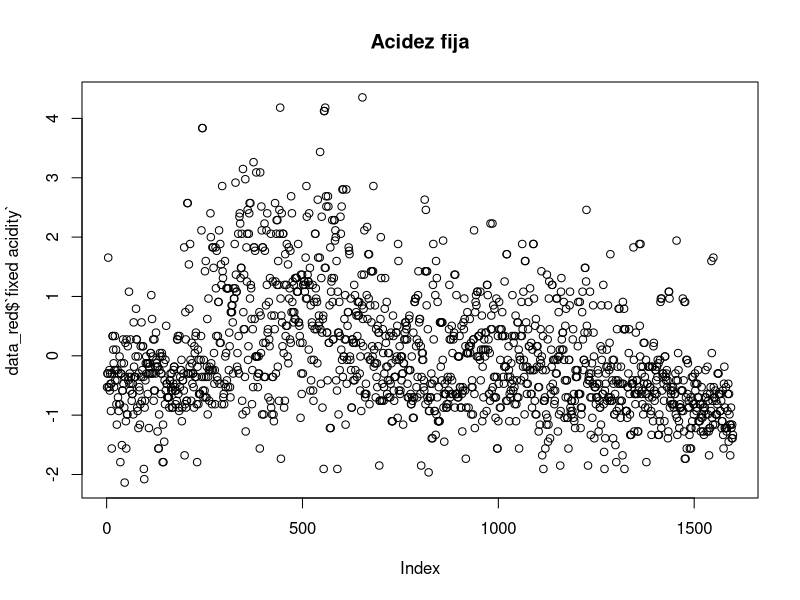
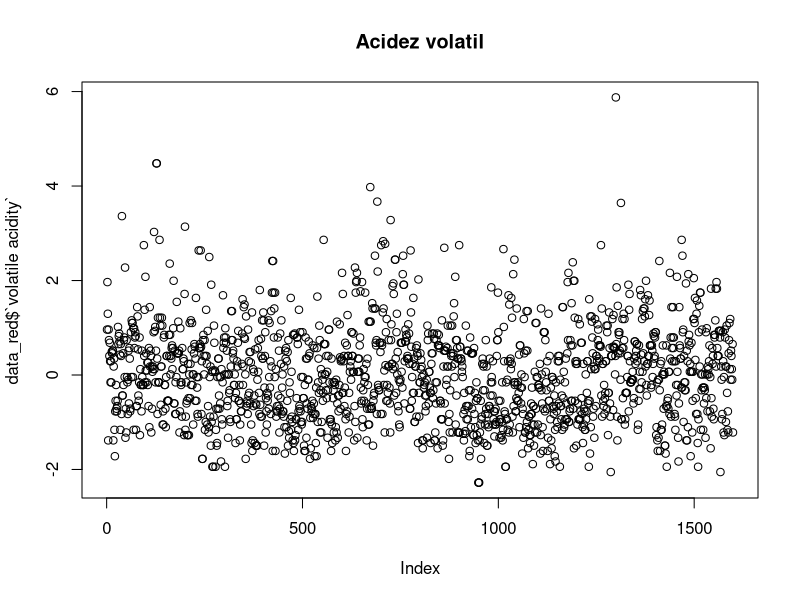
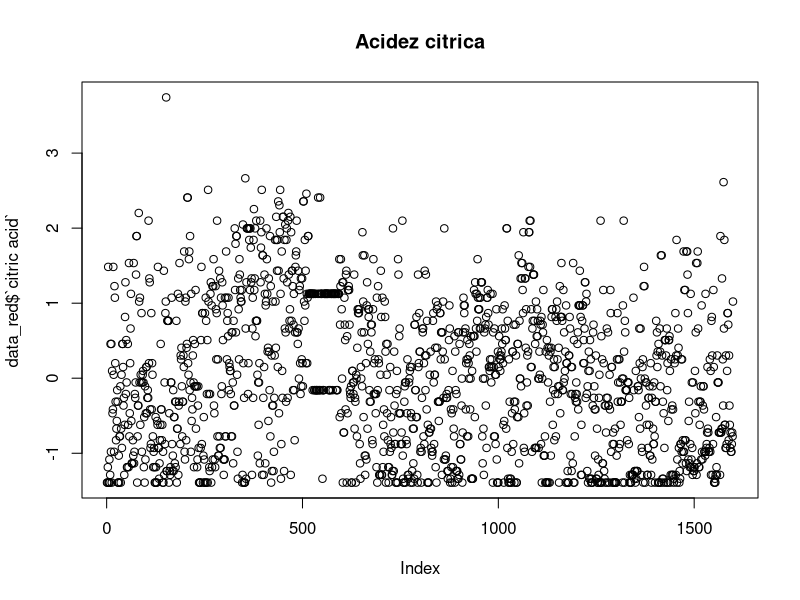
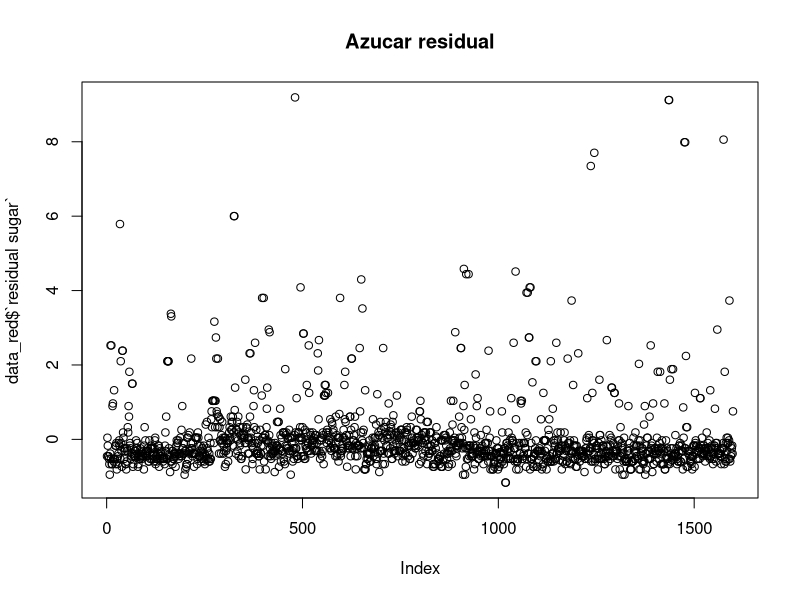
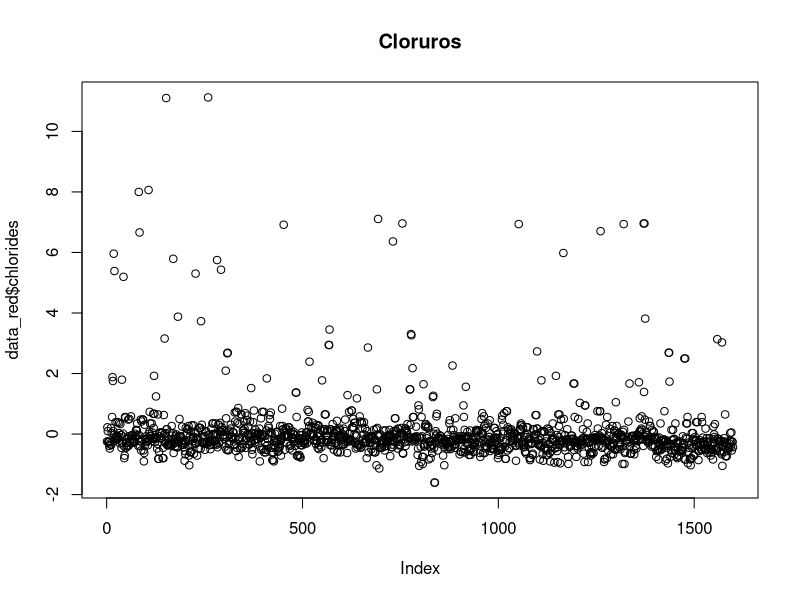
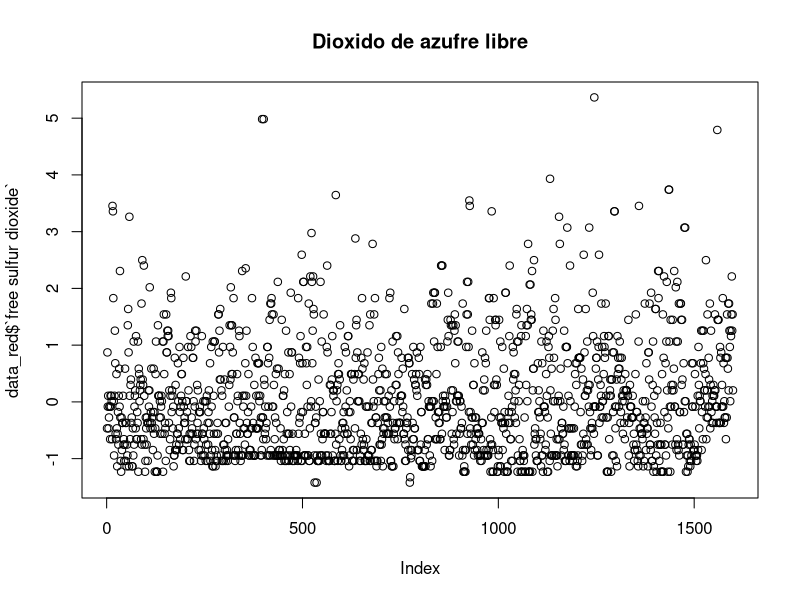
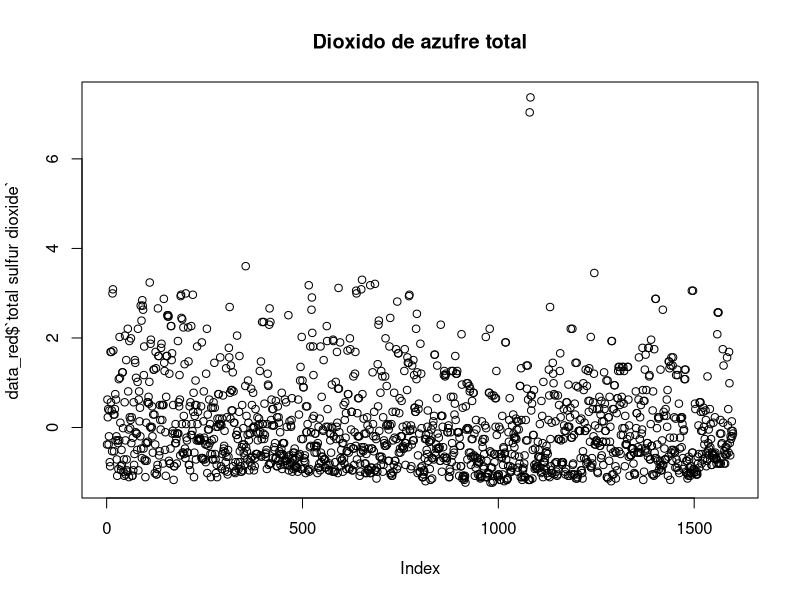
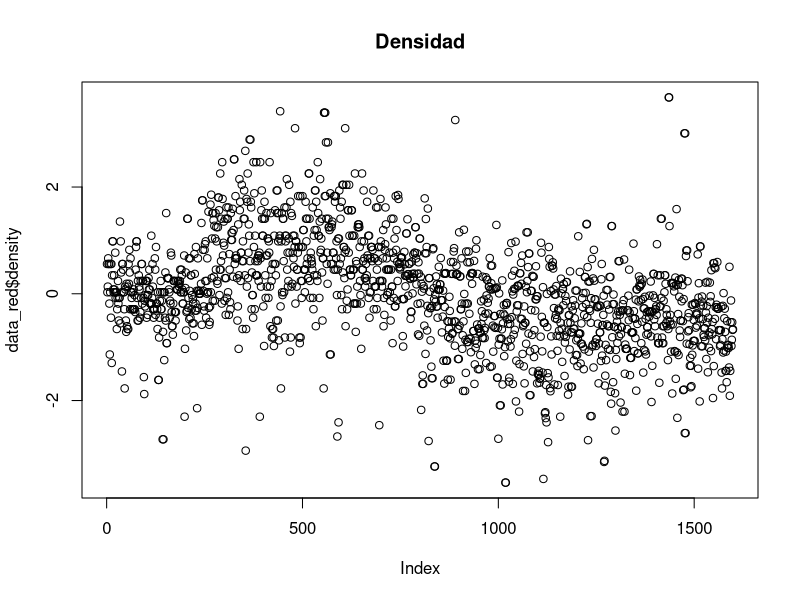

Source code (R) for these figures, in order:
# cargar paquete readr
library(readxl)
library(ggplot2)

# instalar ggplot2 
#install.packages("ggplot2", dependencies=TRUE)

winequality_red <- read_excel("winequality-red.xlsx")
View(winequality_red)  

winequality_white <- read_excel("winequality-white.xlsx")
View(winequality_white) 

# Creamos tres grupos de acuerdo a la calidad de vino tinto 
winequality_red['quality'][winequality_red['quality'] == 3 | winequality_red['quality'] == 4] <- 0
winequality_red['quality'][winequality_red['quality'] == 5 | winequality_red['quality'] == 6] <- 1
winequality_red['quality'][winequality_red['quality'] == 7 | winequality_red['quality'] == 8] <- 2

# Creamos tres grupos de acuerdo a la calidad de vino blanco 
winequality_white['quality'][winequality_white['quality'] == 3 | winequality_white['quality'] == 4] <- 0
winequality_white['quality'][winequality_white['quality'] == 5 | winequality_white['quality'] == 6] <- 1
winequality_white['quality'][winequality_white['quality'] == 7 | winequality_white['quality'] == 8] <- 2

#Selecionamos los datos de interes
data_red<-winequality_red[,0:11]
data_white<-winequality_white[,0:11]

#Normalizamos datos de interes para evitar datos muy atipicos
data_red <- as.data.frame (scale (data_red [0: 11]))
data_white <- as.data.frame (scale (data_white[0: 11]))

# Apartamos unos datos para entrenamiento 
train_red=data_red[0:1120,]
train_white=data_white[0:3429,]

# Apartamos los datos de testeo
test_red=data_red[1121:1599,]
test_white=data_white[3430:4898,]

# objetivos entrenamiento 
targets_train_red=winequality_red[0:1120,12]
targets_train_white=winequality_white[0:3429,12]

# objetivos testeo
targets_test_red=winequality_red[1121:1599,12]
targets_test_white=winequality_white[3430:4898,12]

#======================================================================
#     AHORA SI EMPEZAMOS
#======================================================================

# Exploracion de las variables del vino tinto 

plot(data_red$`fixed acidity`, main = "Acidez fija")
plot(data_red$`volatile acidity`, main="Acidez volatil")
plot(data_red$`citric acid`, main="Acidez citrica")
plot(data_red$`residual sugar`,main = "Azucar residual")
plot(data_red$chlorides, main = "Cloruros")
plot(data_red$`free sulfur dioxide`,main = "Dioxido de azufre libre" )
plot(data_red$`total sulfur dioxide`, main = "Dioxido de azufre total")
plot(data_red$density,main = "Densidad")
plot(data_red$pH, main = "PH")
plot(data_red$sulphates,main = "Sulfato")
plot(data_red$alcohol,main = "Alcohol")

# Exploramos las variables del vino blanco
plot(data_white$`fixed acidity`, main = "Acidez fija")
plot(data_white$`volatile acidity`, main="Acidez volatil")
plot(data_white$`citric acid`, main="Acidez citrica")
plot(data_white$`residual sugar`,main = "Azucar residual")
plot(data_white$chlorides, main = "Cloruros")
plot(data_white$`free sulfur dioxide`,main = "Dioxido de azufre libre" )
plot(data_white$`total sulfur dioxide`, main = "Dioxido de azufre total")
plot(data_white$density,main = "Densidad")
plot(data_white$pH, main = "PH")
plot(data_white$sulphates,main = "Sulfato")
plot(data_white$alcohol,main = "Alcohol")

#================================================================================
# Usamos el criterio del codo para ver el numeor de clusters optimo 
#================================================================================

#vino tinto 
wcss_red <- vector()
for(i in 1:20){
  wcss_red[i] <- sum(kmeans(data_red, i)$withinss)
}

ggplot() + geom_point(aes(x = 1:20, y = wcss_red), color = 'blue') + 
  geom_line(aes(x = 1:20, y = wcss_red), color = 'blue') + 
  ggtitle("Método del Codo vino tinto") + 
  xlab('Cantidad de Centroides k') + 
  ylab('WCSS')



#vino blanco
wcss_white <- vector()
for(i in 1:20){
  wcss_white[i] <- sum(kmeans(data_white, i)$withinss)
}

ggplot() + geom_point(aes(x = 1:20, y = wcss_white), color = 'blue') + 
  geom_line(aes(x = 1:20, y = wcss_white), color = 'blue') + 
  ggtitle("Método del Codo vino blanco") + 
  xlab('Cantidad de Centroides k') + 
  ylab('WCSS')

